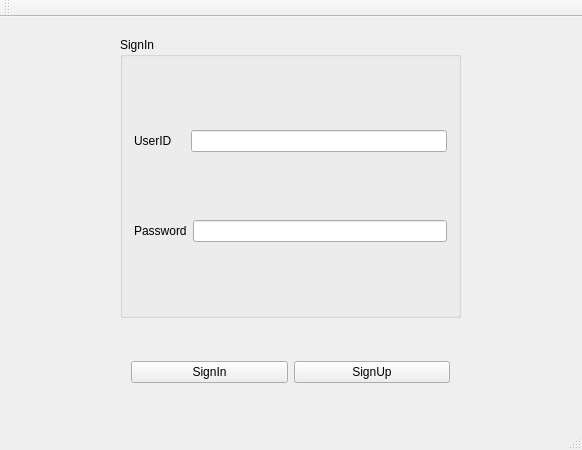
<?xml version="1.0" encoding="UTF-8"?>
<ui version="4.0">
 <class>ClientSign</class>
 <widget class="QMainWindow" name="ClientSign">
  <property name="geometry">
   <rect>
    <x>0</x>
    <y>0</y>
    <width>582</width>
    <height>450</height>
   </rect>
  </property>
  <property name="windowTitle">
   <string>ClientSign</string>
  </property>
  <widget class="QWidget" name="centralWidget">
   <widget class="QGroupBox" name="groupBox">
    <property name="geometry">
     <rect>
      <x>120</x>
      <y>20</y>
      <width>341</width>
      <height>281</height>
     </rect>
    </property>
    <property name="title">
     <string>SignIn</string>
    </property>
    <layout class="QVBoxLayout" name="verticalLayout">
     <item>
      <layout class="QHBoxLayout" name="horizontalLayout">
       <item>
        <widget class="QLabel" name="label">
         <property name="text">
          <string>UserID    </string>
         </property>
        </widget>
       </item>
       <item>
        <widget class="QLineEdit" name="lineEdit_userId"/>
       </item>
      </layout>
     </item>
     <item>
      <layout class="QHBoxLayout" name="horizontalLayout_2">
       <item>
        <widget class="QLabel" name="label_2">
         <property name="text">
          <string>Password</string>
         </property>
        </widget>
       </item>
       <item>
        <widget class="QLineEdit" name="lineEdit_password">
         <property name="echoMode">
          <enum>QLineEdit::Password</enum>
         </property>
        </widget>
       </item>
      </layout>
     </item>
    </layout>
   </widget>
   <widget class="QWidget" name="layoutWidget">
    <property name="geometry">
     <rect>
      <x>120</x>
      <y>320</y>
      <width>341</width>
      <height>71</height>
     </rect>
    </property>
    <layout class="QHBoxLayout" name="horizontalLayout_3">
     <item>
      <widget class="QPushButton" name="pushButton_signin">
       <property name="text">
        <string>SignIn</string>
       </property>
      </widget>
     </item>
     <item>
      <widget class="QPushButton" name="pushButton_signup">
       <property name="text">
        <string>SignUp</string>
       </property>
      </widget>
     </item>
    </layout>
   </widget>
  </widget>
  <widget class="QMenuBar" name="menuBar">
   <property name="geometry">
    <rect>
     <x>0</x>
     <y>0</y>
     <width>582</width>
     <height>26</height>
    </rect>
   </property>
  </widget>
  <widget class="QToolBar" name="mainToolBar">
   <attribute name="toolBarArea">
    <enum>TopToolBarArea</enum>
   </attribute>
   <attribute name="toolBarBreak">
    <bool>false</bool>
   </attribute>
  </widget>
  <widget class="QStatusBar" name="statusBar"/>
 </widget>
 <layoutdefault spacing="6" margin="11"/>
 <resources/>
 <connections/>
</ui>
